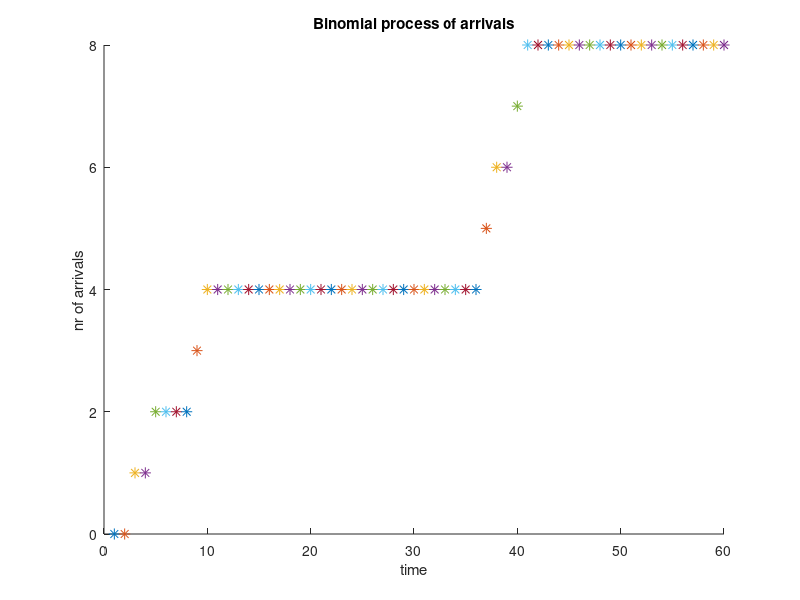

This chart was generated by the following MATLAB code:
# algo 3.6 lecture 6

clear all;
pkg load statistics;

NB = 60;#input('len of sample path= ');
p = 0.1;#input('prob. of success (arrival) = ');
X = zeros(1, NB);

X(1) = (rand<p);

for t=2:NB
  X(t) = X(t-1) + (rand<p);
endfor

X

clf
Del = 1;#input(' frame zise (in seconds) = ');
axis([0 NB 0 max(X)]);

hold on;

title('Binomial process of arrivals');
xlabel('time');
ylabel('nr of arrivals');

for t=1:NB
  plot(t, X(t), '*', 'MarkerSize', 8); hold on
  pause(Del)
endfor

hold off
